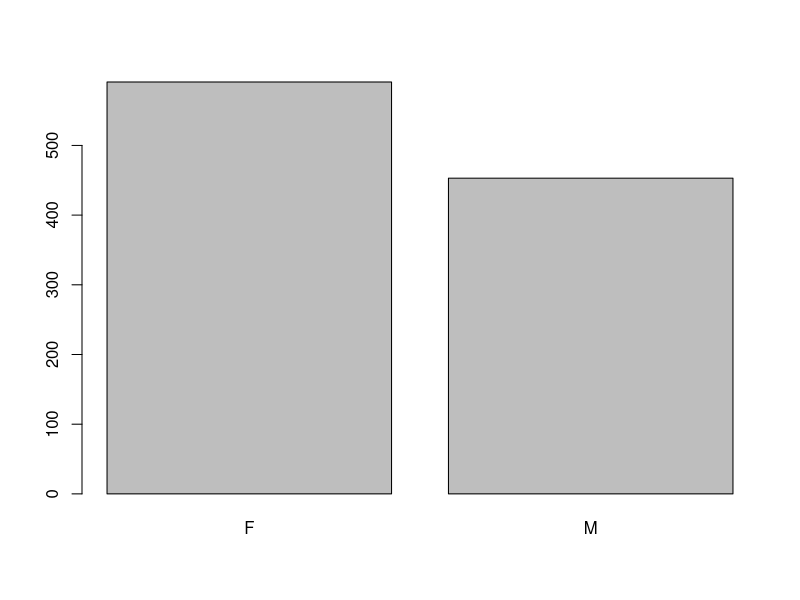
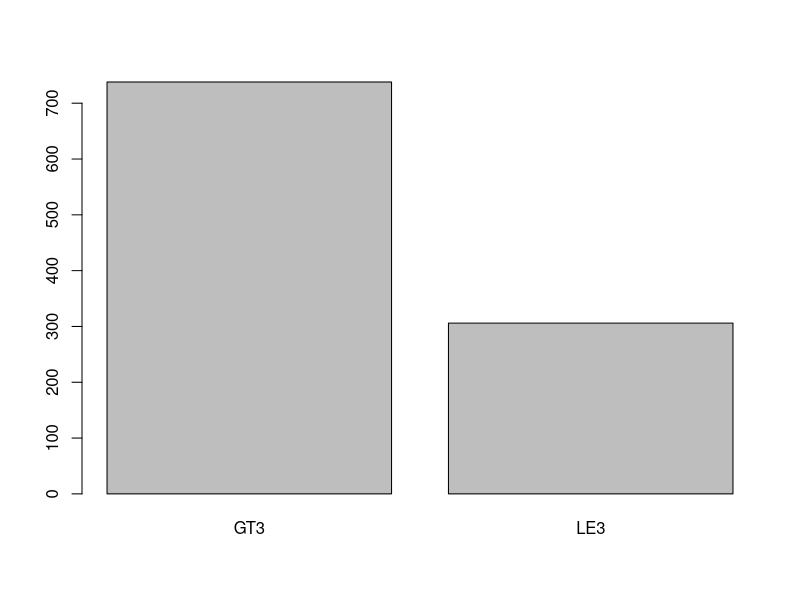
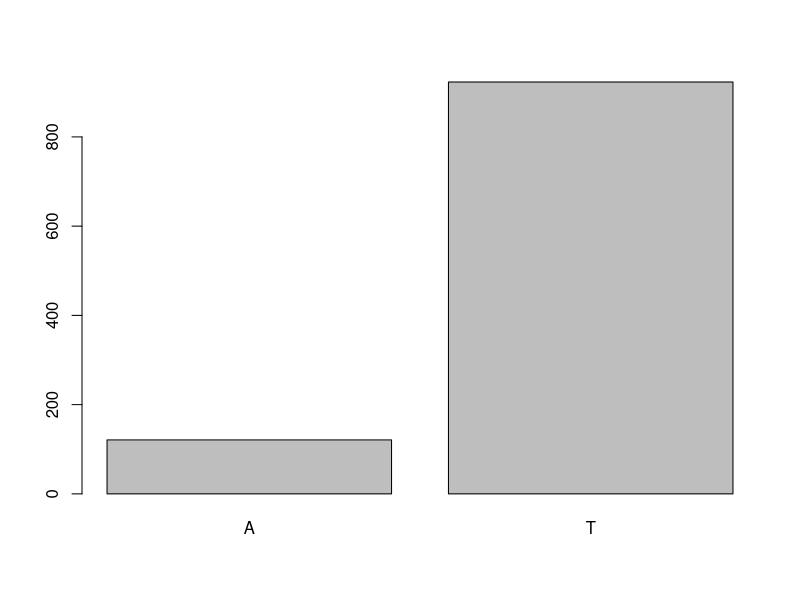
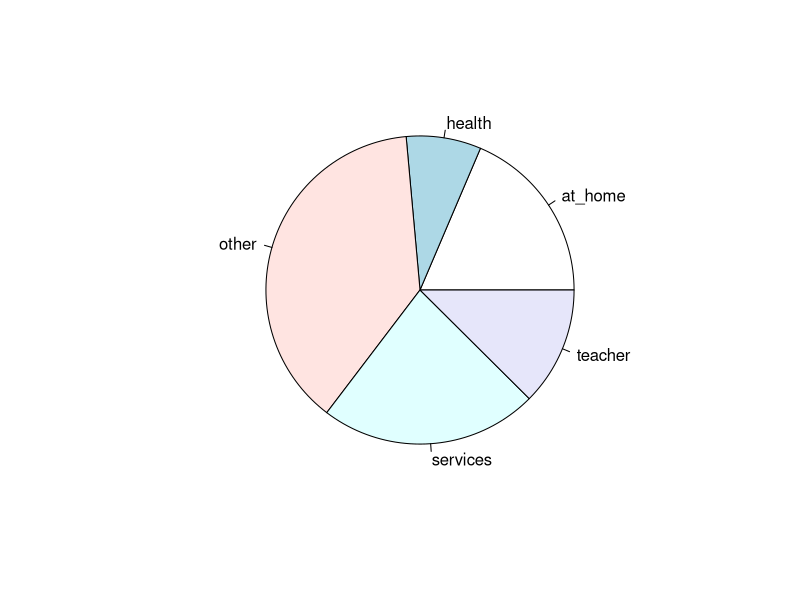
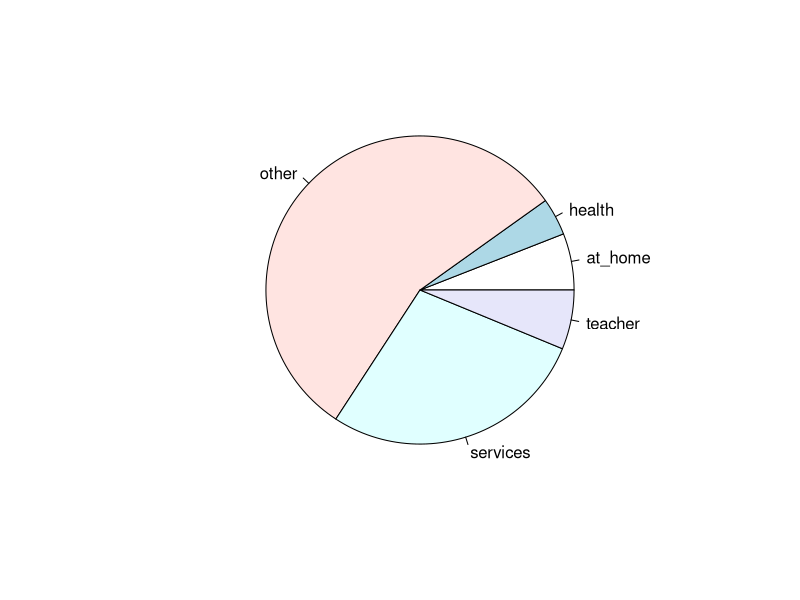
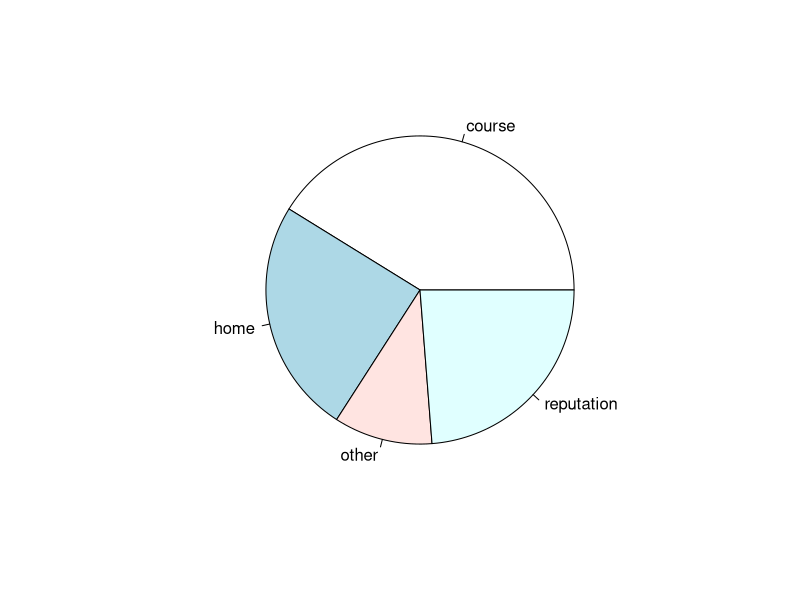
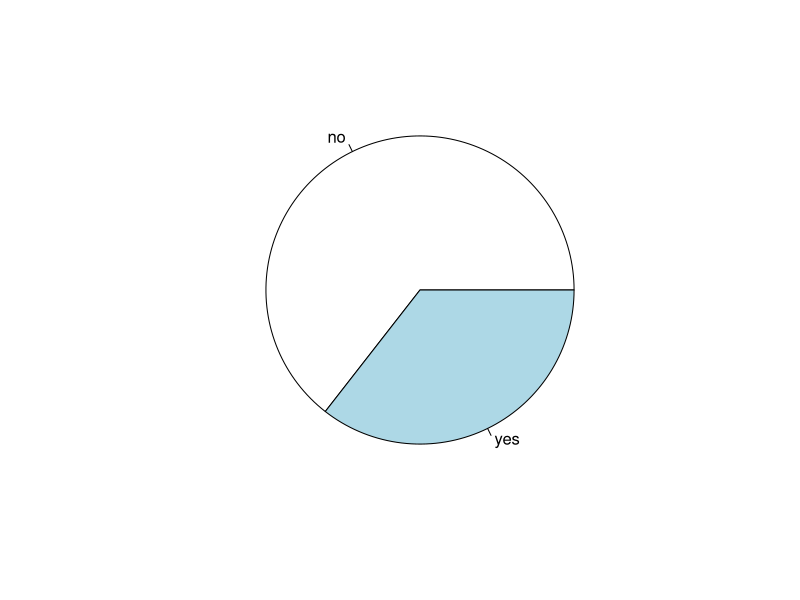

Source code (R) for these figures, in order:
## ---- chunk 1
knitr::opts_chunk$set(echo = TRUE)

library(FactoMineR)
## ---- chunk 2
# Chargement de la base de données
df.mat=read.table("student-mat.csv",sep=",",header=TRUE,as.is = FALSE)
df.por=read.table("student-por.csv",sep=",",header=TRUE,as.is = FALSE)

# Etudiants qui appartiennent aux deux cours
both= merge(df.mat,df.por,by=c("school","sex","age","address","famsize","Pstatus","Medu","Fedu","Mjob","Fjob","reason","nursery","internet"))

# Concaténation des deux dataframes
df = rbind(df.mat,df.por)
head(df)
## ---- chunk 3
print(str(df))
print(nrow(df))

## On calcule la moyenne des étudiants
df$Moy = (df$G1+df$G2+df$G3)/3

## On rajoute la réussite scolaire comme variable qualitative
df$RS = factor(df$Moy>=10)
head(df)

## ---- chunk 4
S = table(df$sex)
barplot(S)
res = lm(Moy ~ sex,data=df)
summary(res)

## ---- chunk 5
Fam = table(df$famsize)
barplot(Fam)
summary(lm(Moy ~ famsize,data=df))

## ---- chunk 6
barplot(table(df$Pstatus))
summary(lm(Moy ~ Pstatus,data=df))
## ---- chunk 7
pie(table(df$Mjob))
pie(table(df$Fjob))
summary(lm(Moy ~ Medu+Fedu,data=df))
## ---- chunk 8
pie(table(df$reason))
summary(lm(Moy~ reason,data=df))
## ---- chunk 9
pie(table(df$romantic))
summary(lm(Moy~ romantic,data=df))
